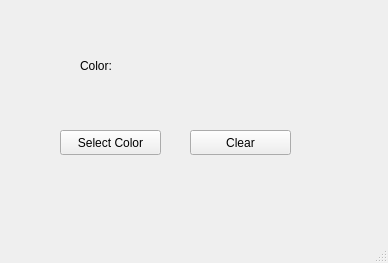
<?xml version="1.0" encoding="UTF-8"?>
<ui version="4.0">
 <class>MainWindow</class>
 <widget class="QMainWindow" name="MainWindow">
  <property name="geometry">
   <rect>
    <x>0</x>
    <y>0</y>
    <width>388</width>
    <height>263</height>
   </rect>
  </property>
  <property name="windowTitle">
   <string>ColorBox</string>
  </property>
  <widget class="QWidget" name="centralwidget">
   <widget class="QLabel" name="label">
    <property name="geometry">
     <rect>
      <x>80</x>
      <y>50</y>
      <width>51</width>
      <height>31</height>
     </rect>
    </property>
    <property name="text">
     <string>Color:</string>
    </property>
   </widget>
   <widget class="QLabel" name="label_2">
    <property name="geometry">
     <rect>
      <x>140</x>
      <y>50</y>
      <width>161</width>
      <height>31</height>
     </rect>
    </property>
    <property name="text">
     <string/>
    </property>
   </widget>
   <widget class="QPushButton" name="pushButton">
    <property name="geometry">
     <rect>
      <x>60</x>
      <y>130</y>
      <width>101</width>
      <height>25</height>
     </rect>
    </property>
    <property name="text">
     <string>Select Color</string>
    </property>
   </widget>
   <widget class="QPushButton" name="pushButton_2">
    <property name="geometry">
     <rect>
      <x>190</x>
      <y>130</y>
      <width>101</width>
      <height>25</height>
     </rect>
    </property>
    <property name="text">
     <string>Clear</string>
    </property>
   </widget>
  </widget>
  <widget class="QMenuBar" name="menubar">
   <property name="geometry">
    <rect>
     <x>0</x>
     <y>0</y>
     <width>388</width>
     <height>22</height>
    </rect>
   </property>
  </widget>
  <widget class="QStatusBar" name="statusbar"/>
 </widget>
 <resources/>
 <connections>
  <connection>
   <sender>pushButton</sender>
   <signal>clicked()</signal>
   <receiver>MainWindow</receiver>
   <slot>setColor()</slot>
   <hints>
    <hint type="sourcelabel">
     <x>104</x>
     <y>166</y>
    </hint>
    <hint type="destinationlabel">
     <x>81</x>
     <y>212</y>
    </hint>
   </hints>
  </connection>
  <connection>
   <sender>pushButton_2</sender>
   <signal>clicked()</signal>
   <receiver>MainWindow</receiver>
   <slot>clear()</slot>
   <hints>
    <hint type="sourcelabel">
     <x>247</x>
     <y>165</y>
    </hint>
    <hint type="destinationlabel">
     <x>243</x>
     <y>208</y>
    </hint>
   </hints>
  </connection>
  <connection>
   <sender>pushButton</sender>
   <signal>pressed()</signal>
   <receiver>MainWindow</receiver>
   <slot>setColor()</slot>
   <hints>
    <hint type="sourcelabel">
     <x>138</x>
     <y>165</y>
    </hint>
    <hint type="destinationlabel">
     <x>141</x>
     <y>204</y>
    </hint>
   </hints>
  </connection>
  <connection>
   <sender>pushButton_2</sender>
   <signal>pressed()</signal>
   <receiver>MainWindow</receiver>
   <slot>clear()</slot>
   <hints>
    <hint type="sourcelabel">
     <x>271</x>
     <y>168</y>
    </hint>
    <hint type="destinationlabel">
     <x>326</x>
     <y>209</y>
    </hint>
   </hints>
  </connection>
 </connections>
 <slots>
  <slot>setColor()</slot>
  <slot>clear()</slot>
 </slots>
</ui>
